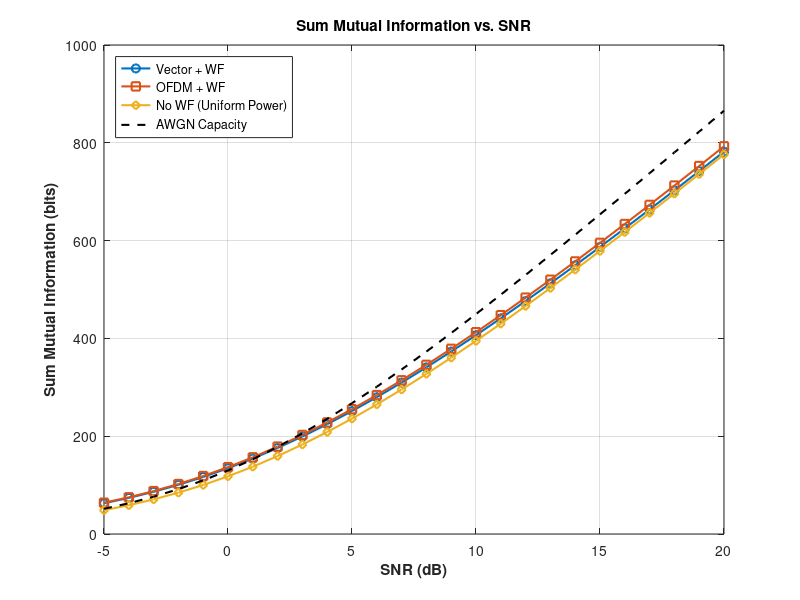
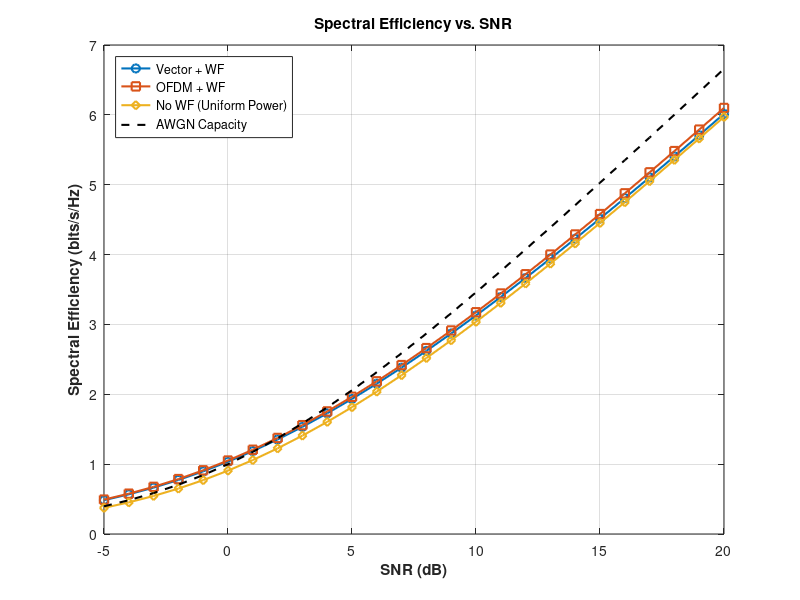

These figures' MATLAB source, in order:
clear; clc;
L = 2;
K = 128;
N = K;             % Block length
total_len = K + L;
h = [0.16 + 0.26i, 0.55 + 0.09i, -0.67 - 0.39i];
h_rev = fliplr(h);
snr_dB = -5:1:20;
SNRs = 10.^(snr_dB/10);

%% Initialize outputs
sum_vec = zeros(size(snr_dB));
sum_circ = zeros(size(snr_dB));
sum_equal = zeros(size(snr_dB));
spectral_vec = zeros(size(snr_dB));
spectral_circ = zeros(size(snr_dB));
spectral_equal = zeros(size(snr_dB));
C_awgn = log2(1 + SNRs);

%% --- Vector Coding (Toeplitz + WF) ---
H_bar = zeros(N, N + L);
for n = 1:N
    for l = 0:L
        col = n + l;
        if col <= N + L
            H_bar(n, col) = h_rev(l + 1);
        end
    end
end
lambda_vec = svd(H_bar).^2;

%% --- OFDM (Circular Toeplitz + WF) ---
h_circ_padded = [h_rev, zeros(1, total_len - length(h))];
H_circ = zeros(total_len);
for row = 1:total_len
    H_circ(row, :) = circshift(h_circ_padded, [0, row - 1]);
end
lambda_circ = svd(H_circ).^2;

%% --- No WF (Uniform Power over OFDM Subcarriers) ---
h_zp = [h, zeros(1, K - length(h))];
H_fft = fft(h_zp);
H_gain = abs(H_fft).^2;

%% Sweep SNR
for idx = 1:length(SNRs)
    SNR = SNRs(idx);

    %--- Vector WF ---
    inv_gain = 1 ./ (SNR * lambda_vec);
    [inv_sorted, idx_sort] = sort(inv_gain);
    for m = K:-1:1
        inv_eta = (K + sum(inv_sorted(1:m))) / m;
        eta = 1 / inv_eta;
        P_temp = inv_eta - inv_sorted(1:m);
        if all(P_temp >= 0)
            P_sorted = zeros(K,1);
            P_sorted(1:m) = P_temp;
            break;
        end
    end
    P_vec = zeros(K,1);
    P_vec(idx_sort) = P_sorted;
    sum_vec(idx) = sum(log2(1 + SNR * lambda_vec .* P_vec));
    spectral_vec(idx) = sum_vec(idx) / (K + L);

    %--- Circular Toeplitz WF ---
    inv_gain_circ = 1 ./ (SNR * lambda_circ);
    [inv_sorted_c, idx_sort_c] = sort(inv_gain_circ);
    for m = total_len:-1:1
        inv_eta = (total_len + sum(inv_sorted_c(1:m))) / m;
        eta = 1 / inv_eta;
        P_temp = inv_eta - inv_sorted_c(1:m);
        if all(P_temp >= 0)
            P_sorted = zeros(total_len,1);
            P_sorted(1:m) = P_temp;
            break;
        end
    end
    P_circ = zeros(total_len,1);
    P_circ(idx_sort_c) = P_sorted;
    sum_circ(idx) = sum(log2(1 + SNR * lambda_circ .* P_circ));
    spectral_circ(idx) = sum_circ(idx) / (K + L);

    %--- Equal Power ---
    sum_equal(idx) = sum(log2(1 + SNR * H_gain));
    spectral_equal(idx) = sum_equal(idx) / (K + L);
end

%% Plot 1: Sum Mutual Information
figure;
plot(snr_dB, sum_vec, '-o', 'LineWidth', 1.5); hold on;
plot(snr_dB, sum_circ, '-s', 'LineWidth', 1.5);
plot(snr_dB, sum_equal, '-d', 'LineWidth', 1.5);
plot(snr_dB, C_awgn * (K + L), 'k--', 'LineWidth', 1.5);
legend('Vector + WF', 'OFDM + WF', 'No WF (Uniform Power)', 'AWGN Capacity', 'Location', 'NorthWest');
xlabel('SNR (dB)', 'FontWeight','bold');
ylabel('Sum Mutual Information (bits)', 'FontWeight','bold');
title('Sum Mutual Information vs. SNR', 'FontWeight','bold');
grid on;

%% Plot 2: Spectral Efficiency
figure;
plot(snr_dB, spectral_vec, '-o', 'LineWidth', 1.5); hold on;
plot(snr_dB, spectral_circ, '-s', 'LineWidth', 1.5);
plot(snr_dB, spectral_equal, '-d', 'LineWidth', 1.5);
plot(snr_dB, C_awgn, 'k--', 'LineWidth', 1.5);
legend('Vector + WF', 'OFDM + WF', 'No WF (Uniform Power)', 'AWGN Capacity', 'Location', 'NorthWest');
xlabel('SNR (dB)', 'FontWeight','bold');
ylabel('Spectral Efficiency (bits/s/Hz)', 'FontWeight','bold');
title('Spectral Efficiency vs. SNR', 'FontWeight','bold');
grid on;